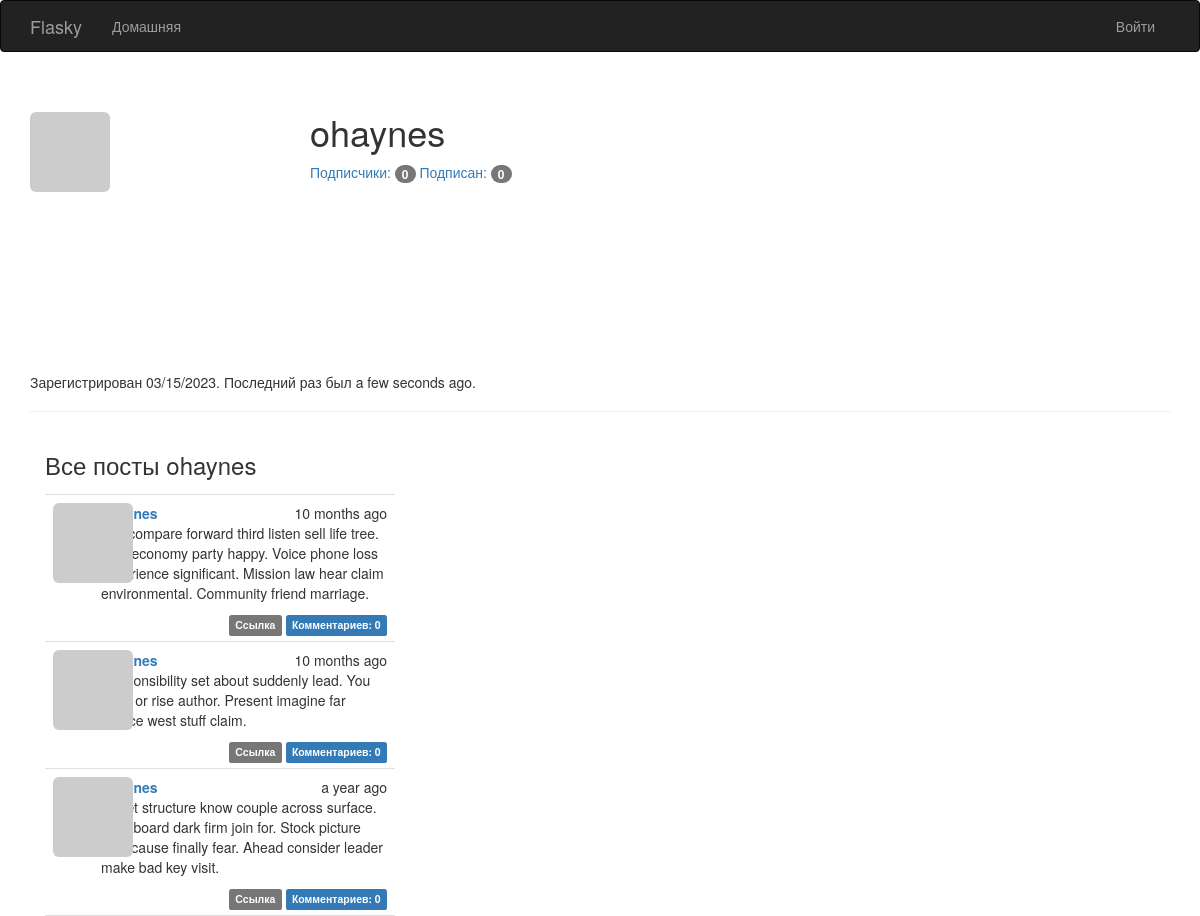
Before: /user/ohaynes with the older database file.
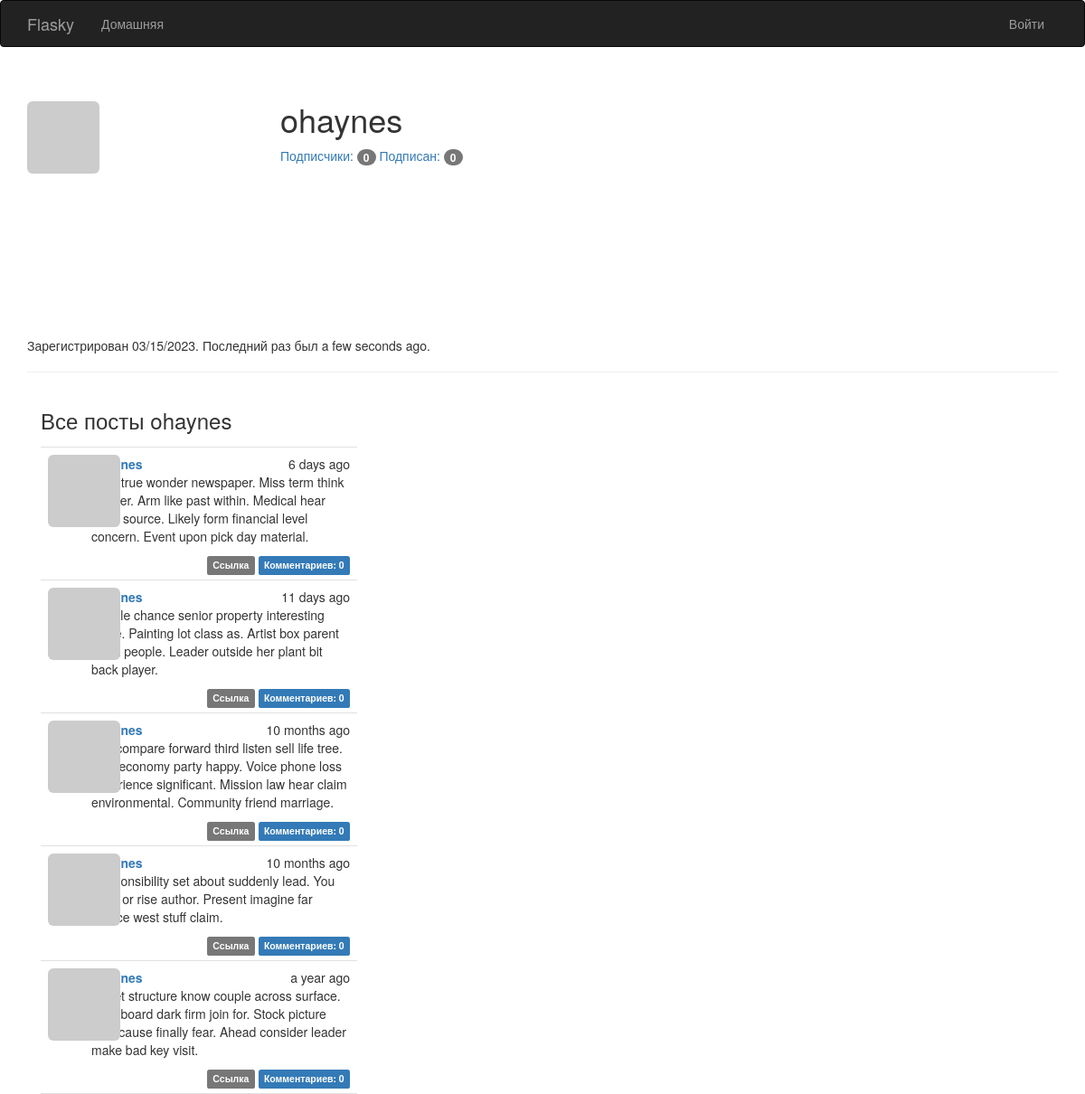
After: the same page with the newer database file.
### app/models.py (models this page shows, shortened)
class Post(db.Model):
    __tablename__ = 'posts'
    id = db.Column(db.Integer, primary_key=True)
    body = db.Column(db.Text)
    body_html = db.Column(db.Text)
    timestamp = db.Column(db.DateTime, index=True, default=datetime.utcnow)
    author_id = db.Column(db.Integer, db.ForeignKey('users.id'))
    comments = db.relationship('Comment', backref='post', lazy='dynamic')

### app/main/views.py (the view)
@main.route('/user/<username>')
def user(username):
    user = User.query.filter_by(username=username).first_or_404()
    posts = user.posts.order_by(Post.timestamp.desc()).all()
    return render_template('user.html', user=user, posts=posts)

### app/auth/views.py (called while the page is built)
@auth.before_app_request
def before_request():
    if current_user.is_authenticated:
        current_user.ping()
        if not current_user.confirmed \
                and request.blueprint != 'auth' \
                and request.endpoint != 'static':
            return redirect(url_for('auth.unconfirmed'))

### app/main/__init__.py (called while the page is built)
@main.app_context_processor
def inject_permissions():
    return dict(Permission=Permission)

### app/main/views.py (called while the page is built)
@main.after_app_request
def after_request(response):
    for query in get_debug_queries():
        if query.duration >= current_app.config['FLASKY_SLOW_DB_QUERY_TIME']:
            current_app.logger.warning(
                'Slow query: %s\nParameters: %s\nDuration: %fs\nContext: %s\n' %
                (query.statement, query.parameters, query.duration, query.context))
    return response

### app/models.py (called while the page is built)
    def gravatar(self, size=100, default='identicon', rating='g'):
        if request.is_secure:
            url = 'https://secure.gravatar.com/avatar'
        else:
            url = 'http://secure.gravatar.com/avatar'
        hash = hashlib.md5(self.email.lower().encode('utf-8')).hexdigest()
        return f'{url}/{hash}?s={size}&d={default}&r={rating}'

### app/templates/user.html (shortened to what this page needs)
{% extends "base.html" %}
{% import "bootstrap/wtf.html" as wtf %}
{% block page_content %}
    <div class="page-header">
        <img class="img-rounded profile-thumbnail" src="{{ user.gravatar(size=256) }}">
        <div class="profile-header">
            <h1>{{ user.username }}</h1>
        <a href="{{ url_for('.followers', username=user.username) }}">
            Подписчики: <span class="badge">{{ user.followers.count() - 1 }}</span></a>
        <a href="{{ url_for('.followed_by', username=user.username) }}">
            Подписан: <span class="badge">{{ user.followed.count() - 1 }}</span></a>
            </div>
        <p>
            Зарегистрирован {{ moment(user.member_since).format('L') }}.
            Последний раз был {{ moment(user.last_seen).fromNow() }}.
        </p>
    </div>
    <div class="col-md-4">
        <h3>Все посты {{user.username}} </h3>
        {% include '_posts.html' %}
    </div>
{% endblock %}

### app/templates/_posts.html (shortened to what this page needs)
<ul class="posts">
    {% for post in posts %}
    <li class="post">
        <div class="profile-thumbnail">
            <a href="{{ url_for('.user', username=post.author.username) }}">
                <img class="img-rounded profile-thumbnail" src="{{ post.author.gravatar(size=40) }}">
            </a>
        </div>
        <div class="post-date">{{ moment(post.timestamp).fromNow() }}</div>
        <div class="post-author">
            <a href="{{ url_for('.user', username=post.author.username) }}">
            </a>
        </div>
       <div class="post-content">
        <div class="post-body">
            {% if post.body_html %}
                {{ post.body_html | safe }}
            {% else %}
                {{ post.body }}
        {% endif %}
        </div>
        <div class="post-footer">
            <a href="{{ url_for('.post', id=post.id) }}">
                <span class="label label-default">Ссылка</span></a>
            <a href="{{ url_for('.post', id=post.id) }}#comments">
                <span class="label label-primary">
                Комментариев: {{ post.comments.count() }}
                </span></a>
        </div>
</div>
    </li>
    {% endfor %}
</ul>

Changed rows visible on the page:
added Post: timestamp "6 days ago", body_html "Task true wonder newspaper. Miss term think brother. Arm like past within. Medical hear good source. Likely form financial level concern. Event upon pick day material.", comments.count "0"
added Post: timestamp "11 days ago", body_html "People chance senior property interesting piece. Painting lot class as. Artist box parent heart people. Leader outside her plant bit back player.", comments.count "0"
